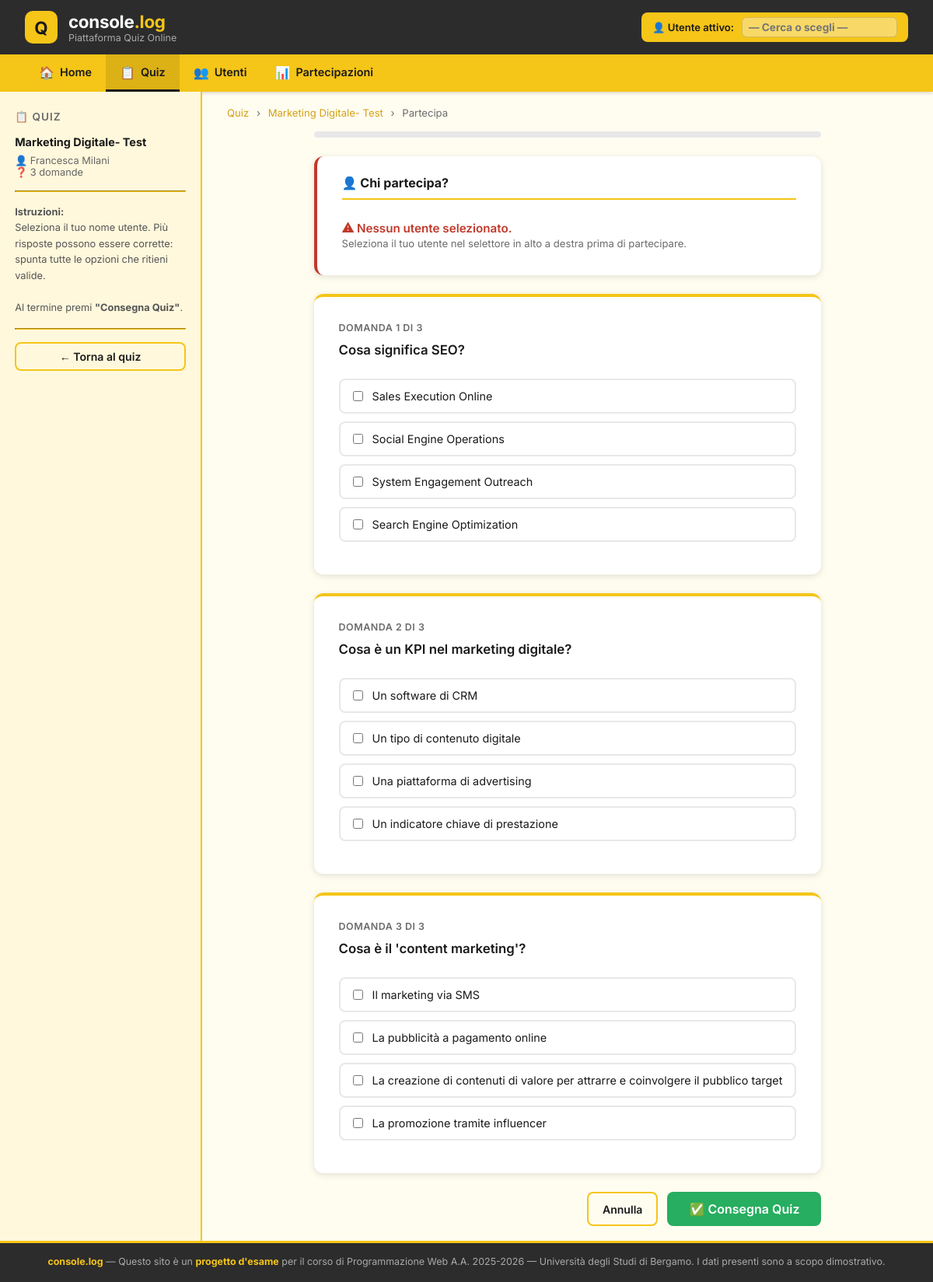
Screenshot of /partecipa.php?id=548 with the database file from the repository.
### tables this page shows
CREATE TABLE IF NOT EXISTS Quiz (
  codice     INT          NOT NULL AUTO_INCREMENT,
  titolo     VARCHAR(200) NOT NULL,
  dataInizio DATE         NOT NULL,
  dataFine   DATE         NOT NULL,
  creatore   VARCHAR(50)  NOT NULL,
  PRIMARY KEY (codice),
  FOREIGN KEY (creatore) REFERENCES Utente(nomeUtente) ON UPDATE CASCADE ON DELETE RESTRICT
);

CREATE TABLE IF NOT EXISTS Utente (
  nomeUtente VARCHAR(50)  NOT NULL,
  nome       VARCHAR(50)  NOT NULL,
  cognome    VARCHAR(50)  NOT NULL,
  eMail      VARCHAR(100) NOT NULL,
  PRIMARY KEY (nomeUtente)
);

CREATE TABLE IF NOT EXISTS Domanda (
  numero     INT  NOT NULL,
  codiceQuiz INT  NOT NULL,
  testo      TEXT NOT NULL,
  PRIMARY KEY (numero, codiceQuiz),
  FOREIGN KEY (codiceQuiz) REFERENCES Quiz(codice) ON UPDATE CASCADE ON DELETE CASCADE
);

### partecipa.php (the view, shortened to what this page needs)
<?php
$id = isset($_GET['id']) ? (int)$_GET['id'] : 0;
$pdo = getDB();
$stmt = $pdo->prepare("SELECT q.*, u.nome, u.cognome FROM Quiz q JOIN Utente u ON q.creatore = u.nomeUtente WHERE q.codice = ?");
$stmt->execute([$id]);
$quiz = $stmt->fetch();
$domStmt = $pdo->prepare("SELECT d.numero, d.testo FROM Domanda d WHERE d.codiceQuiz = ? ORDER BY d.numero");
$domStmt->execute([$id]);
$domande = $domStmt->fetchAll();
foreach ($domande as &$dom) {
    $rStmt = $pdo->prepare("SELECT numero, testo FROM Risposta WHERE numeroDomanda = ? AND codiceQuiz = ? ORDER BY numero");
    $rStmt->execute([$dom['numero'], $id]);
    $dom['risposte'] = $rStmt->fetchAll();
}
?>
<?php include 'header.php'; ?>
<div class="main-wrapper">
  <aside class="sidebar">
    <h2>📋 Quiz</h2>
    <p style="font-size:0.9rem;font-weight:700;margin-bottom:.5rem"><?= htmlspecialchars($quiz['titolo']) ?></p>
    <p style="font-size:0.8rem;color:#666">
      👤 <?= htmlspecialchars($quiz['nome'] . ' ' . $quiz['cognome']) ?><br>
      ❓ <?= count($domande) ?> domande
    </p>
    <hr style="border-color:var(--yellow-main);margin:1rem 0">
    <div style="font-size:0.8rem;color:#555;line-height:1.6">
      <strong>Istruzioni:</strong><br>
      Seleziona il tuo nome utente. Più risposte possono essere corrette: spunta tutte le opzioni che ritieni valide.<br><br>
      Al termine premi <strong>"Consegna Quiz"</strong>.
    </div>
    <hr style="border-color:var(--yellow-main);margin:1rem 0">
    <a href="quiz_detail.php?id=<?= $id ?>" class="btn btn-outline" style="width:100%;justify-content:center">
      ← Torna al quiz
    </a>
  </aside>
  <main class="main-content">
    <div class="breadcrumb">
      <a href="quiz.php">Quiz</a>
      <span>›</span>
      <a href="quiz_detail.php?id=<?= $id ?>"><?= htmlspecialchars($quiz['titolo']) ?></a>
      <span>›</span>
      Partecipa
    </div>
    <div class="partecipa-wrapper">
      <div class="progress-bar-wrap">
      </div>
      <form method="POST" id="quiz-play-form">
        <div class="form-section" style="margin-bottom:1.5rem" id="partecipante-banner">
          <h3>👤 Chi partecipa?</h3>
          <div id="partecipante-info" style="font-size:0.95rem; padding:8px 0;"></div>
        </div>
        <?php foreach ($domande as $dom): ?>
          <div class="domanda-box" data-numdom="<?= $dom['numero'] ?>">
            <div style="font-size:0.78rem;color:var(--gray);margin-bottom:.5rem;font-weight:600;text-transform:uppercase;letter-spacing:.5px">
              Domanda <?= $dom['numero'] ?> di <?= count($domande) ?>
            </div>
            <div class="domanda-testo"><?= htmlspecialchars($dom['testo']) ?></div>
            <div class="risposte-play">
              <?php foreach ($dom['risposte'] as $r): ?>
                <label class="risposta-radio">
                  <input type="checkbox"
                         name="risposte[<?= $dom['numero'] ?>][]"
                         value="<?= $r['numero'] ?>"
                         <?= (isset($_POST['risposte'][$dom['numero']]) && in_array($r['numero'], $_POST['risposte'][$dom['numero']])) ? 'checked' : '' ?>
                         onchange="updateProgress()">
                  <?= htmlspecialchars($r['testo']) ?>
                </label>
              <?php endforeach; ?>
            </div>
          </div>
        <?php endforeach; ?>
        <div style="display:flex;justify-content:flex-end;gap:12px;margin-top:1rem">
          <a href="quiz_detail.php?id=<?= $id ?>" class="btn btn-outline">Annulla</a>
          <button type="submit" class="btn btn-success btn-lg" id="submit-btn">
            ✅ Consegna Quiz
          </button>
        </div>
      </form>
    </div>
  </main>
</div>
<?php include 'footer.php'; ?>

### css/style.css (style rules this page uses)
:root { --yellow-main: #F5C518; --yellow-dark: #D4A017; --yellow-light: #FFF8DC; --yellow-pale: #FFFDF0; --dark: #1A1A1A; --dark-mid: #2C2C2C; --gray: #6B6B6B; --gray-light: #E8E8E8; --white: #FFFFFF; --danger: #C0392B; --success: #27AE60; --info: #2980B9; --shadow: 0 2px 8px rgba(0,0,0,0.12); --shadow-hover: 0 4px 16px rgba(0,0,0,0.20); --radius: 8px; --radius-lg: 12px; }
*, *::before, *::after { box-sizing: border-box; margin: 0; padding: 0; }
html { height: 100%; overflow: hidden; }
body { font-family: 'Inter', sans-serif; background-color: var(--yellow-pale); color: var(--dark); height: 100vh; width: 100vw; overflow: hidden !important; display: flex; flex-direction: column; }
a { color: var(--yellow-dark); text-decoration: none; }
.main-wrapper { display: flex; flex: 1 1 0; width: 100%; height: calc(100vh - 70px - 48px - 53px); max-height: calc(100vh - 70px - 48px - 53px); overflow: hidden; }
.sidebar { width: 260px; min-width: 220px; background: var(--yellow-light); border-right: 2px solid var(--yellow-main); padding: 1.5rem 1.2rem; flex-shrink: 0; height: 100%; overflow-y: auto; }
.sidebar h2 { font-size: 0.85rem; text-transform: uppercase; letter-spacing: 1px; color: var(--gray); margin-bottom: 1rem; font-weight: 600; }
.main-content { flex: 1 1 0; padding: 1.2rem 2rem; display: flex; flex-direction: column; height: 100%; min-height: 0; overflow-y: auto; }
.btn { display: inline-flex; align-items: center; gap: 6px; padding: 8px 18px; border-radius: var(--radius); font-family: inherit; font-weight: 600; font-size: 0.88rem; cursor: pointer; border: none; transition: background 0.2s, transform 0.1s, box-shadow 0.2s; text-decoration: none; }
.btn-success { background: var(--success); color: var(--white); }
.btn-outline { background: transparent; border: 2px solid var(--yellow-main); color: var(--dark); }
.btn-lg { padding: 12px 28px; font-size: 1rem; }
.form-section { background: var(--white); border-radius: var(--radius-lg); padding: 1.5rem 2rem; box-shadow: var(--shadow); margin-bottom: 1.5rem; }
.form-section h3 { font-size: 1rem; font-weight: 700; color: var(--dark); margin-bottom: 1.2rem; padding-bottom: 0.6rem; border-bottom: 2px solid var(--yellow-main); }
.partecipa-wrapper { max-width: 680px; margin: 0 auto; }
.progress-bar-wrap { background: var(--gray-light); border-radius: 20px; height: 8px; margin-bottom: 1.5rem; overflow: hidden; }
.domanda-box { background: var(--white); border-radius: var(--radius-lg); padding: 2rem; box-shadow: var(--shadow); border-top: 4px solid var(--yellow-main); margin-bottom: 1.5rem; }
.domanda-testo { font-size: 1.05rem; font-weight: 600; margin-bottom: 1.5rem; line-height: 1.55; }
.risposta-radio { display: flex; align-items: center; gap: 12px; padding: 12px 16px; border: 2px solid var(--gray-light); border-radius: var(--radius); margin-bottom: 10px; cursor: pointer; transition: border-color 0.2s, background 0.2s; font-size: 0.9rem; }
.breadcrumb { font-size: 0.82rem; color: var(--gray); margin-bottom: 1rem; }
.breadcrumb a { color: var(--yellow-dark); }
.breadcrumb span { margin: 0 6px; }

### rows the page displays
quiz: titolo "Marketing Digitale- Test", creatore.cognome "Francesca Milani"
domanda: numero "1", count($domande) "3", testo "Cosa significa SEO?", testo "Sales Execution Online", testo "Social Engine Operations", testo "System Engagement Outreach", testo "Search Engine Optimization"
domanda: numero "2", count($domande) "3", testo "Cosa è un KPI nel marketing digitale?", testo "Un software di CRM", testo "Un tipo di contenuto digitale", testo "Una piattaforma di advertising", testo "Un indicatore chiave di prestazione"
domanda: numero "3", count($domande) "3", testo "Cosa è il 'content marketing'?", testo "Il marketing via SMS", testo "La pubblicità a pagamento online", testo "La creazione di contenuti di valore per attrarre e coinvolgere il pubblico target", testo "La promozione tramite influencer"

### other values shown
count($domande) "3"
